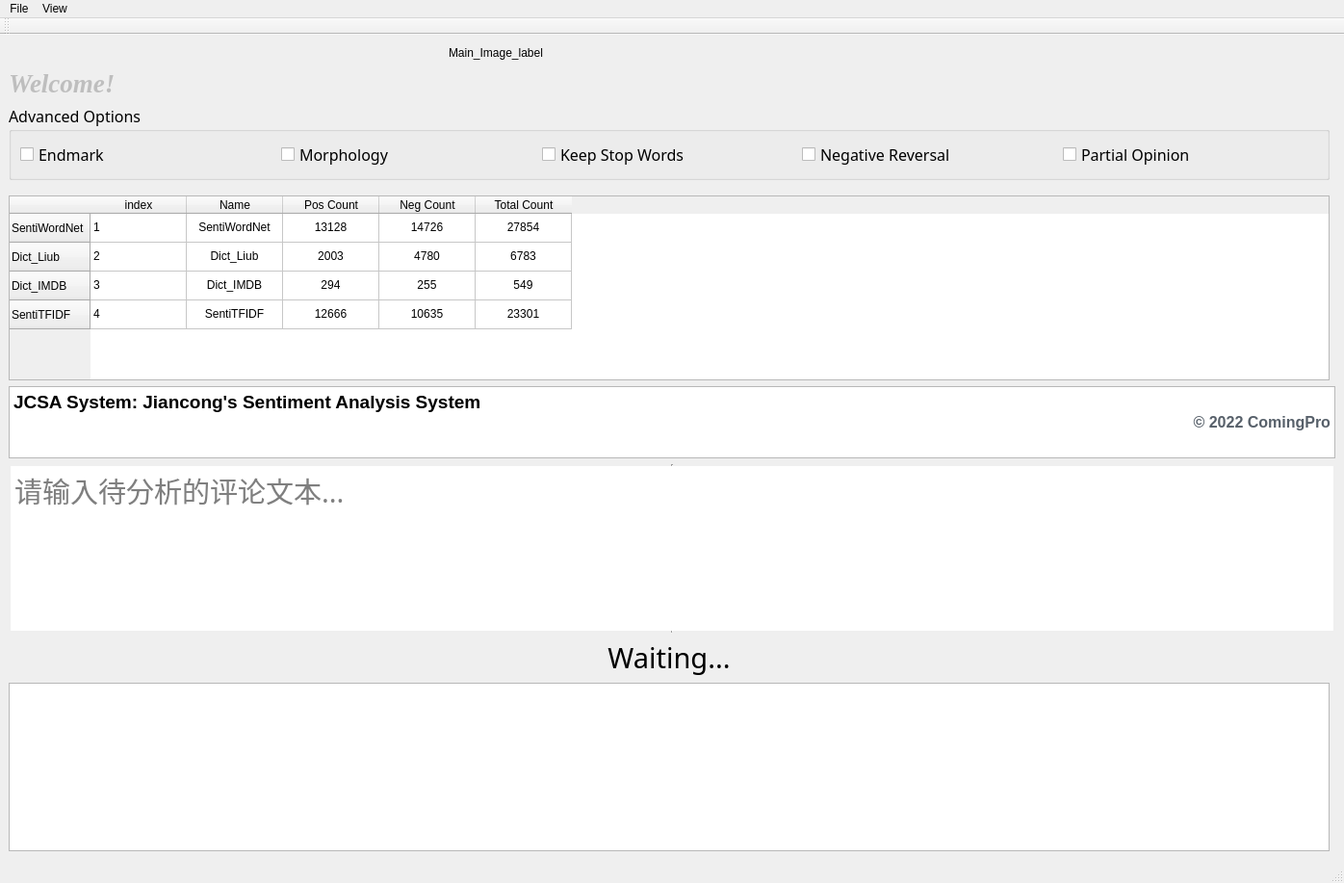
<?xml version="1.0" encoding="UTF-8"?>
<ui version="4.0">
 <class>MainWindow</class>
 <widget class="QMainWindow" name="MainWindow">
  <property name="geometry">
   <rect>
    <x>0</x>
    <y>0</y>
    <width>1396</width>
    <height>917</height>
   </rect>
  </property>
  <property name="sizePolicy">
   <sizepolicy hsizetype="Minimum" vsizetype="MinimumExpanding">
    <horstretch>0</horstretch>
    <verstretch>0</verstretch>
   </sizepolicy>
  </property>
  <property name="minimumSize">
   <size>
    <width>0</width>
    <height>0</height>
   </size>
  </property>
  <property name="windowTitle">
   <string>MainWindow</string>
  </property>
  <widget class="QWidget" name="centralwidget">
   <layout class="QGridLayout" name="gridLayout">
    <item row="4" column="0">
     <widget class="QTableWidget" name="main_dict_infos_table">
      <property name="enabled">
       <bool>true</bool>
      </property>
      <property name="sizePolicy">
       <sizepolicy hsizetype="Preferred" vsizetype="MinimumExpanding">
        <horstretch>0</horstretch>
        <verstretch>0</verstretch>
       </sizepolicy>
      </property>
      <property name="layoutDirection">
       <enum>Qt::LeftToRight</enum>
      </property>
      <row>
       <property name="text">
        <string>SentiWordNet</string>
       </property>
      </row>
      <row>
       <property name="text">
        <string>Dict_Liub</string>
       </property>
      </row>
      <row>
       <property name="text">
        <string>Dict_IMDB</string>
       </property>
      </row>
      <row>
       <property name="text">
        <string>SentiTFIDF</string>
       </property>
      </row>
      <column>
       <property name="text">
        <string>index</string>
       </property>
      </column>
      <column>
       <property name="text">
        <string>Name</string>
       </property>
       <property name="textAlignment">
        <set>AlignCenter</set>
       </property>
      </column>
      <column>
       <property name="text">
        <string>Pos Count</string>
       </property>
       <property name="textAlignment">
        <set>AlignCenter</set>
       </property>
      </column>
      <column>
       <property name="text">
        <string>Neg Count</string>
       </property>
       <property name="textAlignment">
        <set>AlignCenter</set>
       </property>
      </column>
      <column>
       <property name="text">
        <string>Total Count</string>
       </property>
       <property name="textAlignment">
        <set>AlignCenter</set>
       </property>
      </column>
      <item row="0" column="0">
       <property name="text">
        <string>1</string>
       </property>
      </item>
      <item row="0" column="1">
       <property name="text">
        <string>SentiWordNet</string>
       </property>
       <property name="textAlignment">
        <set>AlignCenter</set>
       </property>
      </item>
      <item row="0" column="2">
       <property name="text">
        <string>13128</string>
       </property>
       <property name="textAlignment">
        <set>AlignCenter</set>
       </property>
      </item>
      <item row="0" column="3">
       <property name="text">
        <string>14726</string>
       </property>
       <property name="textAlignment">
        <set>AlignCenter</set>
       </property>
      </item>
      <item row="0" column="4">
       <property name="text">
        <string>27854</string>
       </property>
       <property name="textAlignment">
        <set>AlignCenter</set>
       </property>
      </item>
      <item row="1" column="0">
       <property name="text">
        <string>2</string>
       </property>
      </item>
      <item row="1" column="1">
       <property name="text">
        <string>Dict_Liub</string>
       </property>
       <property name="textAlignment">
        <set>AlignCenter</set>
       </property>
      </item>
      <item row="1" column="2">
       <property name="text">
        <string>2003</string>
       </property>
       <property name="textAlignment">
        <set>AlignCenter</set>
       </property>
      </item>
      <item row="1" column="3">
       <property name="text">
        <string>4780</string>
       </property>
       <property name="textAlignment">
        <set>AlignCenter</set>
       </property>
      </item>
      <item row="1" column="4">
       <property name="text">
        <string>6783</string>
       </property>
       <property name="textAlignment">
        <set>AlignCenter</set>
       </property>
      </item>
      <item row="2" column="0">
       <property name="text">
        <string>3</string>
       </property>
      </item>
      <item row="2" column="1">
       <property name="text">
        <string>Dict_IMDB</string>
       </property>
       <property name="textAlignment">
        <set>AlignCenter</set>
       </property>
      </item>
      <item row="2" column="2">
       <property name="text">
        <string>294</string>
       </property>
       <property name="textAlignment">
        <set>AlignCenter</set>
       </property>
      </item>
      <item row="2" column="3">
       <property name="text">
        <string>255</string>
       </property>
       <property name="textAlignment">
        <set>AlignCenter</set>
       </property>
      </item>
      <item row="2" column="4">
       <property name="text">
        <string>549</string>
       </property>
       <property name="textAlignment">
        <set>AlignCenter</set>
       </property>
      </item>
      <item row="3" column="0">
       <property name="text">
        <string>4</string>
       </property>
      </item>
      <item row="3" column="1">
       <property name="text">
        <string>SentiTFIDF</string>
       </property>
       <property name="textAlignment">
        <set>AlignCenter</set>
       </property>
      </item>
      <item row="3" column="2">
       <property name="text">
        <string>12666</string>
       </property>
       <property name="textAlignment">
        <set>AlignCenter</set>
       </property>
      </item>
      <item row="3" column="3">
       <property name="text">
        <string>10635</string>
       </property>
       <property name="textAlignment">
        <set>AlignCenter</set>
       </property>
      </item>
      <item row="3" column="4">
       <property name="text">
        <string>23301</string>
       </property>
       <property name="textAlignment">
        <set>AlignCenter</set>
       </property>
      </item>
     </widget>
    </item>
    <item row="6" column="0" colspan="2">
     <widget class="QTextEdit" name="opinion_input_edit">
      <property name="font">
       <font>
        <family>SimSun-ExtB</family>
        <pointsize>22</pointsize>
       </font>
      </property>
      <property name="frameShape">
       <enum>QFrame::VLine</enum>
      </property>
      <property name="html">
       <string>&lt;!DOCTYPE HTML PUBLIC &quot;-//W3C//DTD HTML 4.0//EN&quot; &quot;http://www.w3.org/TR/REC-html40/strict.dtd&quot;&gt;
&lt;html&gt;&lt;head&gt;&lt;meta name=&quot;qrichtext&quot; content=&quot;1&quot; /&gt;&lt;style type=&quot;text/css&quot;&gt;
p, li { white-space: pre-wrap; }
&lt;/style&gt;&lt;/head&gt;&lt;body style=&quot; font-family:'SimSun-ExtB'; font-size:22pt; font-weight:400; font-style:normal;&quot;&gt;
&lt;p style=&quot;-qt-paragraph-type:empty; margin-top:0px; margin-bottom:0px; margin-left:0px; margin-right:0px; -qt-block-indent:0; text-indent:0px; font-family:'SimSun';&quot;&gt;&lt;br /&gt;&lt;/p&gt;&lt;/body&gt;&lt;/html&gt;</string>
      </property>
      <property name="placeholderText">
       <string>请输入待分析的评论文本...</string>
      </property>
     </widget>
    </item>
    <item row="3" column="0">
     <spacer name="verticalSpacer_2">
      <property name="orientation">
       <enum>Qt::Vertical</enum>
      </property>
      <property name="sizeType">
       <enum>QSizePolicy::Fixed</enum>
      </property>
      <property name="sizeHint" stdset="0">
       <size>
        <width>20</width>
        <height>10</height>
       </size>
      </property>
     </spacer>
    </item>
    <item row="8" column="0">
     <widget class="QTextBrowser" name="opinion_analysis_browser">
      <property name="font">
       <font>
        <family>SimSun-ExtB</family>
        <pointsize>22</pointsize>
       </font>
      </property>
     </widget>
    </item>
    <item row="7" column="0">
     <widget class="QLabel" name="opinion_senti_label">
      <property name="font">
       <font>
        <family>Adobe Devanagari</family>
        <pointsize>22</pointsize>
       </font>
      </property>
      <property name="styleSheet">
       <string notr="true"/>
      </property>
      <property name="text">
       <string>Waiting...</string>
      </property>
      <property name="alignment">
       <set>Qt::AlignBottom|Qt::AlignHCenter</set>
      </property>
     </widget>
    </item>
    <item row="1" column="0">
     <widget class="QLabel" name="main_header_label">
      <property name="enabled">
       <bool>false</bool>
      </property>
      <property name="sizePolicy">
       <sizepolicy hsizetype="Expanding" vsizetype="Fixed">
        <horstretch>0</horstretch>
        <verstretch>0</verstretch>
       </sizepolicy>
      </property>
      <property name="font">
       <font>
        <family>Times New Roman</family>
        <pointsize>20</pointsize>
        <weight>75</weight>
        <italic>true</italic>
        <bold>true</bold>
       </font>
      </property>
      <property name="text">
       <string>Welcome!</string>
      </property>
     </widget>
    </item>
    <item row="0" column="0">
     <layout class="QHBoxLayout" name="horizontalLayout_6">
      <item>
       <spacer name="horizontalSpacer">
        <property name="orientation">
         <enum>Qt::Horizontal</enum>
        </property>
        <property name="sizeType">
         <enum>QSizePolicy::MinimumExpanding</enum>
        </property>
        <property name="sizeHint" stdset="0">
         <size>
          <width>40</width>
          <height>20</height>
         </size>
        </property>
       </spacer>
      </item>
      <item>
       <widget class="QLabel" name="main_image_label">
        <property name="sizePolicy">
         <sizepolicy hsizetype="Expanding" vsizetype="Fixed">
          <horstretch>0</horstretch>
          <verstretch>0</verstretch>
         </sizepolicy>
        </property>
        <property name="text">
         <string>Main_Image_label</string>
        </property>
       </widget>
      </item>
      <item>
       <spacer name="horizontalSpacer_2">
        <property name="orientation">
         <enum>Qt::Horizontal</enum>
        </property>
        <property name="sizeType">
         <enum>QSizePolicy::MinimumExpanding</enum>
        </property>
        <property name="sizeHint" stdset="0">
         <size>
          <width>40</width>
          <height>20</height>
         </size>
        </property>
       </spacer>
      </item>
     </layout>
    </item>
    <item row="5" column="0" colspan="2">
     <widget class="QTextBrowser" name="main_footer_text">
      <property name="sizePolicy">
       <sizepolicy hsizetype="Preferred" vsizetype="Fixed">
        <horstretch>0</horstretch>
        <verstretch>0</verstretch>
       </sizepolicy>
      </property>
      <property name="minimumSize">
       <size>
        <width>0</width>
        <height>75</height>
       </size>
      </property>
      <property name="maximumSize">
       <size>
        <width>16777215</width>
        <height>75</height>
       </size>
      </property>
      <property name="html">
       <string>&lt;!DOCTYPE HTML PUBLIC &quot;-//W3C//DTD HTML 4.0//EN&quot; &quot;http://www.w3.org/TR/REC-html40/strict.dtd&quot;&gt;
&lt;html&gt;&lt;head&gt;&lt;meta name=&quot;qrichtext&quot; content=&quot;1&quot; /&gt;&lt;style type=&quot;text/css&quot;&gt;
p, li { white-space: pre-wrap; }
&lt;/style&gt;&lt;/head&gt;&lt;body style=&quot; font-family:'SimSun'; font-size:9pt; font-weight:400; font-style:normal;&quot;&gt;
&lt;p style=&quot; margin-top:0px; margin-bottom:0px; margin-left:0px; margin-right:0px; -qt-block-indent:0; text-indent:0px;&quot;&gt;&lt;span style=&quot; font-size:14pt; font-weight:600;&quot;&gt;JCSA System: Jiancong's Sentiment Analysis System&lt;/span&gt;&lt;/p&gt;
&lt;p align=&quot;right&quot; style=&quot; margin-top:0px; margin-bottom:0px; margin-left:0px; margin-right:0px; -qt-block-indent:0; text-indent:0px;&quot;&gt;&lt;span style=&quot; font-family:'-apple-system','BlinkMacSystemFont','Segoe UI','Helvetica','Arial','sans-serif','Apple Color Emoji','Segoe UI Emoji'; font-size:12pt; font-weight:600; color:#57606a; background-color:#ffffff;&quot;&gt;© 2022 ComingPro&lt;/span&gt;&lt;/p&gt;&lt;/body&gt;&lt;/html&gt;</string>
      </property>
     </widget>
    </item>
    <item row="2" column="0">
     <widget class="QGroupBox" name="advanced_options_groupBox">
      <property name="font">
       <font>
        <family>Adobe Devanagari</family>
        <pointsize>12</pointsize>
       </font>
      </property>
      <property name="title">
       <string>Advanced Options</string>
      </property>
      <layout class="QHBoxLayout" name="horizontalLayout_4">
       <item>
        <widget class="QCheckBox" name="option_endmark">
         <property name="font">
          <font>
           <family>Adobe Devanagari</family>
           <pointsize>12</pointsize>
          </font>
         </property>
         <property name="text">
          <string>Endmark</string>
         </property>
        </widget>
       </item>
       <item>
        <widget class="QCheckBox" name="option_morphology">
         <property name="text">
          <string>Morphology</string>
         </property>
        </widget>
       </item>
       <item>
        <widget class="QCheckBox" name="option_keep_stop_words">
         <property name="text">
          <string>Keep Stop Words</string>
         </property>
        </widget>
       </item>
       <item>
        <widget class="QCheckBox" name="option_negative_reversal">
         <property name="text">
          <string>Negative Reversal</string>
         </property>
        </widget>
       </item>
       <item>
        <widget class="QCheckBox" name="option_partial_opinion">
         <property name="text">
          <string>Partial Opinion</string>
         </property>
        </widget>
       </item>
      </layout>
     </widget>
    </item>
   </layout>
   <zorder>main_dict_infos_table</zorder>
   <zorder>main_header_label</zorder>
   <zorder>main_footer_text</zorder>
   <zorder>opinion_input_edit</zorder>
   <zorder>opinion_analysis_browser</zorder>
   <zorder>opinion_senti_label</zorder>
   <zorder>advanced_options_groupBox</zorder>
  </widget>
  <widget class="QMenuBar" name="menubar">
   <property name="geometry">
    <rect>
     <x>0</x>
     <y>0</y>
     <width>1396</width>
     <height>22</height>
    </rect>
   </property>
   <widget class="QMenu" name="menuFile">
    <property name="title">
     <string>File</string>
    </property>
    <addaction name="actionOpen"/>
    <addaction name="actionSave"/>
    <addaction name="actionClose"/>
    <addaction name="separator"/>
    <addaction name="actionExit"/>
   </widget>
   <widget class="QMenu" name="menuView">
    <property name="title">
     <string>View</string>
    </property>
    <addaction name="actionColor_Rules"/>
   </widget>
   <addaction name="menuFile"/>
   <addaction name="menuView"/>
  </widget>
  <widget class="QStatusBar" name="statusbar">
   <property name="font">
    <font>
     <pointsize>12</pointsize>
    </font>
   </property>
  </widget>
  <widget class="QToolBar" name="toolBar">
   <property name="windowTitle">
    <string>toolBar</string>
   </property>
   <property name="iconSize">
    <size>
     <width>32</width>
     <height>32</height>
    </size>
   </property>
   <attribute name="toolBarArea">
    <enum>TopToolBarArea</enum>
   </attribute>
   <attribute name="toolBarBreak">
    <bool>false</bool>
   </attribute>
  </widget>
  <action name="actionOpen">
   <property name="text">
    <string>Open</string>
   </property>
  </action>
  <action name="actionClose">
   <property name="text">
    <string>Close</string>
   </property>
  </action>
  <action name="actionExit">
   <property name="text">
    <string>Exit</string>
   </property>
  </action>
  <action name="actionSave">
   <property name="text">
    <string>Save</string>
   </property>
  </action>
  <action name="actionColor_Rules">
   <property name="text">
    <string>Color Rules</string>
   </property>
  </action>
 </widget>
 <resources/>
 <connections/>
</ui>
